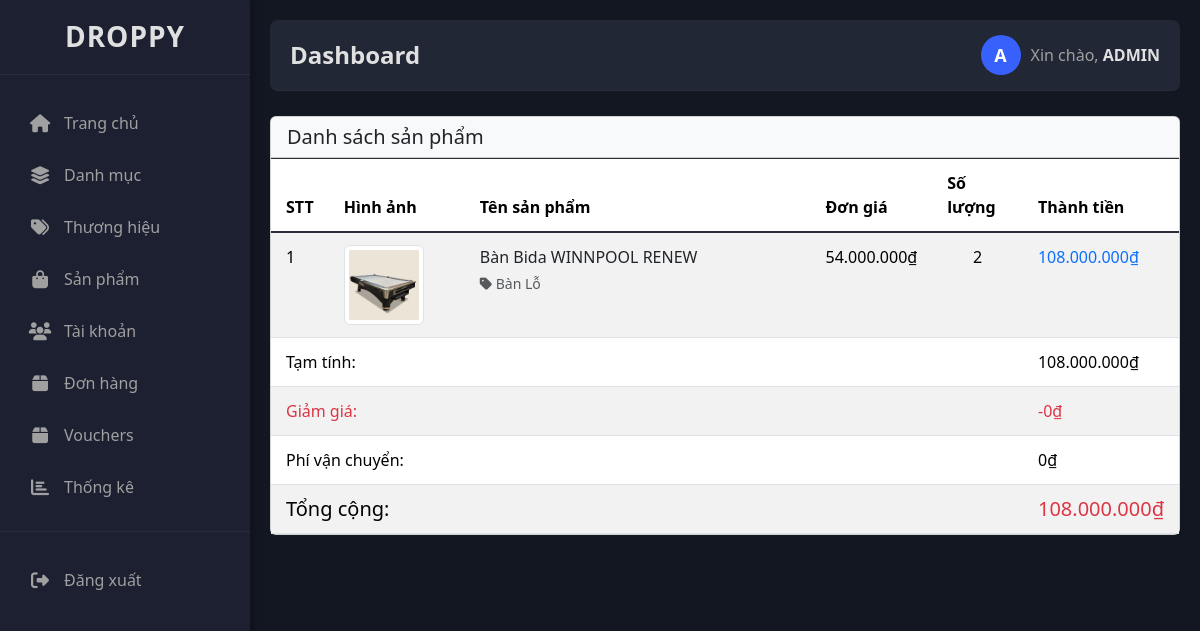
Screenshot of /admin/orderdetail.php?order_id=23 with the database file from the repository.
### tables this page shows
CREATE TABLE `order_details` (
  `id` int(11) NOT NULL,
  `order_id` int(11) NOT NULL,
  `product_id` int(11) NOT NULL,
  `quantity` int(11) NOT NULL,
  `price` decimal(10,2) NOT NULL
);

CREATE TABLE `tbl_product` (
  `product_id` int(11) NOT NULL,
  `product_name` varchar(255) NOT NULL,
  `cartegory_id` int(11) NOT NULL,
  `brand_id` int(11) NOT NULL,
  `product_price` int(11) NOT NULL,
  `product_desc` varchar(5000) NOT NULL,
  `product_img` varchar(255) NOT NULL,
  `stock` int(11) DEFAULT 10,
  `sold` int(11) DEFAULT 0
);

CREATE TABLE `tbl_brand` (
  `brand_id` int(11) NOT NULL,
  `cartegory_id` int(11) NOT NULL,
  `brand_name` varchar(255) NOT NULL
);

CREATE TABLE `orders` (
  `id` int(11) NOT NULL,
  `id_account` int(11) DEFAULT NULL,
  `name` varchar(255) NOT NULL,
  `phone` varchar(20) NOT NULL,
  `address` text NOT NULL,
  `created_at` timestamp NOT NULL DEFAULT current_timestamp(),
  `total` int(11) NOT NULL DEFAULT 0,
  `status` enum('Chờ xử lý','Đã chuyển khoản','Đã thanh toán','Đã gửi hàng','Đã giao','Đã huỷ') DEFAULT 'Chờ xử lý',
  `payment_method` enum('COD','MOMO_QR') DEFAULT 'COD',
  `momo_transaction_code` varchar(255) DEFAULT NULL,
  `discount` decimal(15,2) DEFAULT 0.00,
  `voucher_code` varchar(50) DEFAULT NULL
);

### admin/dtb.php (called while the page is built, shortened)
<?php
if (!class_exists('Database')) {
    class Database {
        public $host = DB_HOST;
        public $user = DB_USER;
        public $pass = DB_PASS;
        public $dbname = DB_NAME;
        public $link;
        private function connectDB() {
            $this->link = new mysqli($this->host, $this->user, $this->pass, $this->dbname);
        }
        public function select($query, $params = []) {
            $stmt = $this->link->prepare($query);
            $stmt->execute();
            $result = $stmt->get_result();
            return $result->num_rows > 0 ? $result : false;
        }
    }
}
?>

### admin/class/order_class.php (called while the page is built, shortened)
<?php
include "dtb.php";
class Order
{
    private $db;
    public function __construct()
    {
        $this->db = new Database();
    }
    public function getOrderDetails($order_id)
    {
        $order_id = intval($order_id);
        $orderQuery = "SELECT o.*, a.fullname, a.email, a.phone
                      FROM orders o
                      LEFT JOIN account a ON o.id_account = a.id
                      WHERE o.id = '$order_id'";
        $order = $this->db->select($orderQuery);
        $detailsQuery = "SELECT od.*, p.product_name, p.product_img, b.brand_name
                        FROM order_details od
                        JOIN tbl_product p ON od.product_id = p.product_id
                        LEFT JOIN tbl_brand b ON p.brand_id = b.brand_id
                        WHERE od.order_id = '$order_id'";
        $details = $this->db->select($detailsQuery);
        return [
            'order' => mysqli_fetch_assoc($order),
            'details' => $details
        ];
    }
}
?>

### admin/orderdetail.php (the view, shortened to what this page needs)
<?php
include "./class/order_class.php";
include "slider.php";
include "header.php";
$order = new Order();
$order_id = intval($_GET['order_id']);
$orderData = $order->getOrderDetails($order_id);
$orderInfo = $orderData['order'];
$orderDetails = $orderData['details'];
?>
<div class="card mb-4">
    <div class="card-header bg-light">
        <h5 class="mb-0">Danh sách sản phẩm</h5>
    </div>
    <div class="card-body p-0">
        <div class="table-responsive">
            <table class="table table-striped mb-0">
                <thead class="thead-dark">
                    <tr>
                        <th width="5%">STT</th>
                        <th width="15%">Hình ảnh</th>
                        <th>Tên sản phẩm</th>
                        <th width="12%">Đơn giá</th>
                        <th width="10%">Số lượng</th>
                        <th width="15%">Thành tiền</th>
                    </tr>
                </thead>
                <tbody>
                    <?php if (mysqli_num_rows($orderDetails) > 0): ?>
                        <?php
                        $i = 1;
                        $subTotal = 0;
                        while ($item = mysqli_fetch_assoc($orderDetails)):
                            $itemTotal = $item['price'] * $item['quantity'];
                            $subTotal += $itemTotal;
                        ?>
                            <tr>
                                <td><?= $i++ ?></td>
                                <td>
                                    <a href="/webdr/Product/show/<?= $item['product_id'] ?>" target="_blank">
                                        <?php if (!empty($item['product_img'])): ?>
                                            <img src="/webdr/uploads/<?= $item['product_img'] ?>"
                                                 class="img-thumbnail"
                                                 style="width:80px;height:80px;object-fit:cover"
                                                 alt="<?= htmlspecialchars($item['product_name']) ?>">
                                        <?php endif; ?>
                                    </a>
                                </td>
                                <td>
                                    <a href="/webdr/Product/show/<?= $item['product_id'] ?>" target="_blank"
                                       class="text-dark text-decoration-none">
                                        <?= htmlspecialchars($item['product_name']) ?>
                                    </a>
                                    <?php if (!empty($item['brand_name'])): ?>
                                        <div class="text-muted small mt-1">
                                            <i class="fas fa-tag"></i> <?= htmlspecialchars($item['brand_name']) ?>
                                        </div>
                                    <?php endif; ?>
                                </td>
                                <td class="text-right"><?= number_format($item['price'], 0, ',', '.') ?>₫</td>
                                <td class="text-center"><?= $item['quantity'] ?></td>
                                <td class="text-right font-weight-bold text-primary">
                                    <?= number_format($itemTotal, 0, ',', '.') ?>₫
                                </td>
                            </tr>
                        <?php endwhile; ?>
                        <tr>
                            <td colspan="5" class="text-right font-weight-bold">Tạm tính:</td>
                            <td class="text-right font-weight-bold"><?= number_format($subTotal, 0, ',', '.') ?>₫</td>
                        </tr>
                        <?php if (!empty($orderInfo['discount'])): ?>
                        <tr>
                            <td colspan="5" class="text-right font-weight-bold text-danger">Giảm giá:</td>
                            <td class="text-right font-weight-bold text-danger">
                                -<?= number_format($orderInfo['discount'], 0, ',', '.') ?>₫
                            </td>
                        </tr>
                        <?php endif; ?>
                        <tr>
                            <td colspan="5" class="text-right font-weight-bold">Phí vận chuyển:</td>
                            <td class="text-right font-weight-bold">
                                <?= number_format($orderInfo['shipping_fee'] ?? 0, 0, ',', '.') ?>₫
                            </td>
                        </tr>
                        <tr class="bg-light">
                            <td colspan="5" class="text-right font-weight-bold h5">Tổng cộng:</td>
                            <td class="text-right font-weight-bold h5 text-danger">
                                <?= number_format($orderInfo['total'], 0, ',', '.') ?>₫
                            </td>
                        </tr>
                    <?php endif; ?>
                </tbody>
            </table>
        </div>
    </div>
</div>

### admin/style.css (style rules this page uses)
:root { --main-bg: #131722; --sidebar-bg: #1c2030; --card-bg: #222736; --text-primary: #e0e0e0; --text-secondary: #a0a0a0; --accent-blue: #3861fb; --accent-green: #16c784; --accent-yellow: #f7931a; --accent-red: #ea3943; --accent-purple: #8a63d2; --border-color: #2a2e39; --hover-bg: #2a2e39; --success-color: #4caf50; }
body { min-height: 100vh; background-color: var(--main-bg); color: var(--text-primary); font-family: "Segoe UI", Tahoma, Geneva, Verdana, sans-serif; margin: 0; }
.table { width: 100%; color: var(--text-primary); border-collapse: collapse; }
.table-striped tbody tr:nth-of-type(odd) { background-color: rgba(255, 255, 255, 0.05); }
.table th, .table td { padding: 12px 15px; border-top: 1px solid var(--border-color); }
.table thead th { border-bottom: 2px solid var(--border-color); }

### rows the page displays
order_details: product.product_img (picture), product.product_name "Bàn Bida WINNPOOL RENEW", tbl_brand.brand_name "Bàn Lỗ", price "54.000.000", quantity "2", itemTotal "108.000.000"
orders: discount "0", total "108.000.000"

### other values shown
$subTotal "108.000.000"
$orderInfo['shipping_fee'] "0"
